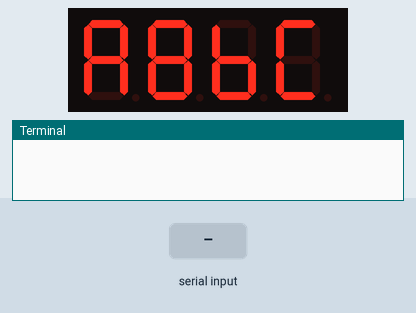
This program was run on a simulated Raspberry Pi (BCM pin numbers). Shown: 4-digit seven-segment display, the last lines printed to the terminal. The test bench sets the inputs (shaded band). Library files of the repository ran but are not shown: tm1637.py.

Above: at 1.2 s.
1.3 s: "1" typed at the terminal
At 2.3 s:
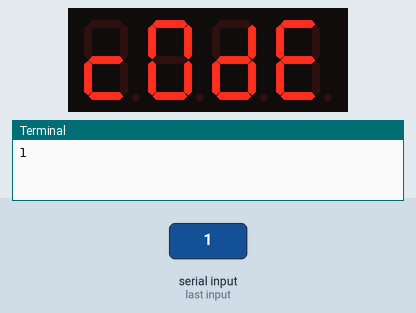
2.8 s: "0" typed at the terminal
At 3.4 s:
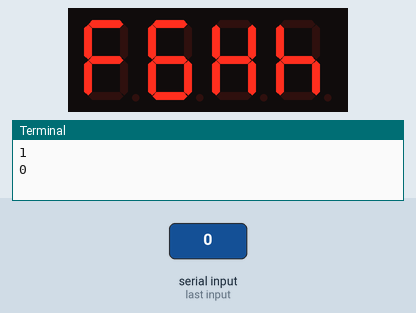
4.3 s: "2" typed at the terminal
At 5.5 s:
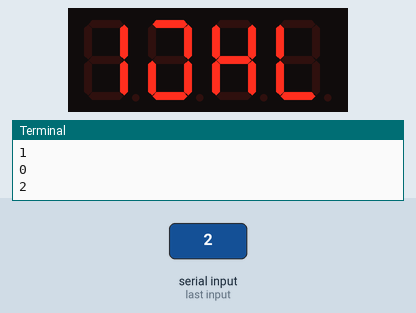
5.8 s: "1" typed at the terminal
At 6.9 s:
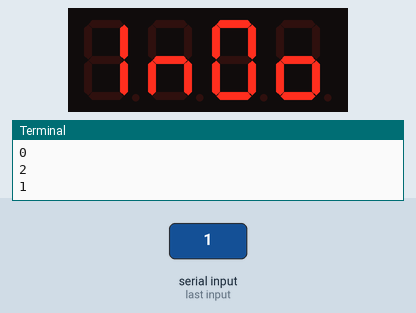
7.3 s: "0" typed at the terminal
At 8.0 s:
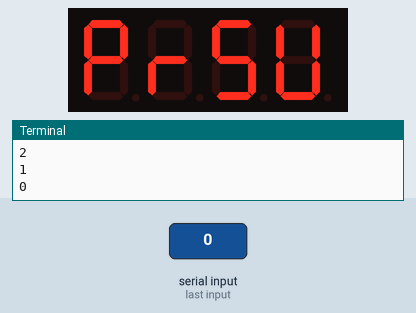
8.8 s: "2" typed at the terminal
At 9.2 s:
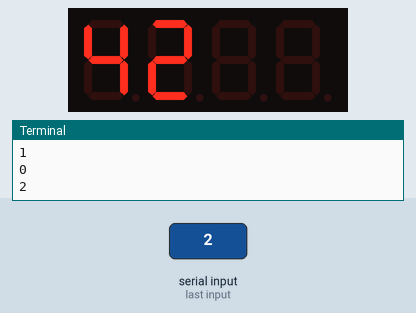
Timing chart, 0 to 11.3 s (numbered marks = the images above; inputs shaded):
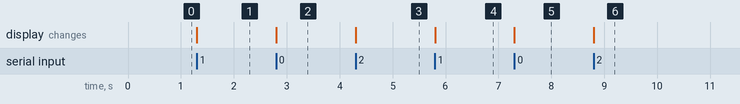

The program:

test.py
```python
import tm1637

disp = tm1637.TM1637(3, 2)

disp.set_values(['A', 'B', 'b', 'C'])
r = raw_input()

disp.set_values(['c', 'D', 'd', 'E'])
r = raw_input()

disp.set_values(['F', 'G', 'H', 'h'])
r = raw_input()

disp.set_values(['I', 'J', 'K', 'L'])
r = raw_input()

disp.set_values(['l', 'n', 'O', 'o'])
r = raw_input()

disp.set_values(['P', 'r', 'S', 'U'])
r = raw_input()

disp.set_values(['Y', 'Z', ' ', ' '])
r = raw_input()

disp.set_values(['T1', 'T2', 'W1', 'W2'])
r = raw_input()

disp.set_value('M1', 0)
r = raw_input()

disp.set_value('M2', 1)
r = raw_input()

disp.set_values(range(4))
r = raw_input()

disp.set_values(range(4, 8))
r = raw_input()

disp.set_values(range(6, 10))
r = raw_input()

x = True
for i in range(8):
    disp.set_doublepoint(x)
    disp.set_brightness(i)
    r = raw_input()
    x = not x

disp.clear()

disp.cleanup()
```

Measured:
- after the input at 1.3 s, the display: changes at once (image 1)
- after the input at 2.8 s, the display: changes at once (image 2)
- after the input at 4.3 s, the display: changes at once (image 3)
- after the input at 5.8 s, the display: changes at once (image 4)
- after the input at 7.3 s, the display: changes at once (image 5)
- after the input at 8.8 s, the display: changes at once (image 6)
